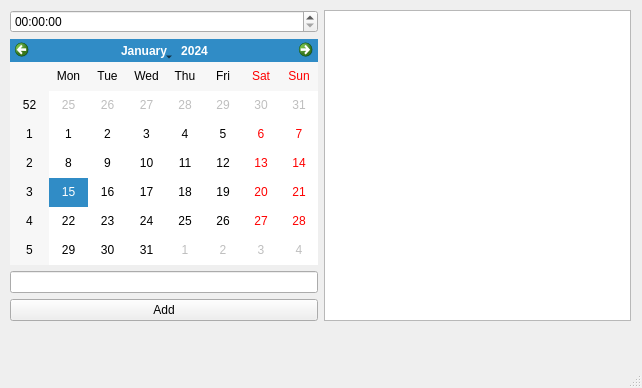
<?xml version="1.0" encoding="UTF-8"?>
<ui version="4.0">
 <class>MainWindow</class>
 <widget class="QMainWindow" name="MainWindow">
  <property name="geometry">
   <rect>
    <x>0</x>
    <y>0</y>
    <width>642</width>
    <height>388</height>
   </rect>
  </property>
  <property name="windowTitle">
   <string>MainWindow</string>
  </property>
  <widget class="QWidget" name="centralwidget">
   <widget class="QWidget" name="horizontalLayoutWidget">
    <property name="geometry">
     <rect>
      <x>10</x>
      <y>10</y>
      <width>621</width>
      <height>311</height>
     </rect>
    </property>
    <layout class="QHBoxLayout" name="horizontalLayout">
     <item>
      <layout class="QVBoxLayout" name="verticalLayout">
       <item>
        <widget class="QTimeEdit" name="timeEdit"/>
       </item>
       <item>
        <widget class="QCalendarWidget" name="calendarWidget"/>
       </item>
       <item>
        <widget class="QLineEdit" name="lineEdit"/>
       </item>
       <item>
        <widget class="QPushButton" name="addButton">
         <property name="text">
          <string>Add</string>
         </property>
        </widget>
       </item>
      </layout>
     </item>
     <item>
      <widget class="QListWidget" name="listWidget"/>
     </item>
    </layout>
   </widget>
  </widget>
  <widget class="QMenuBar" name="menubar">
   <property name="geometry">
    <rect>
     <x>0</x>
     <y>0</y>
     <width>642</width>
     <height>24</height>
    </rect>
   </property>
  </widget>
  <widget class="QStatusBar" name="statusbar"/>
 </widget>
 <resources/>
 <connections/>
</ui>
